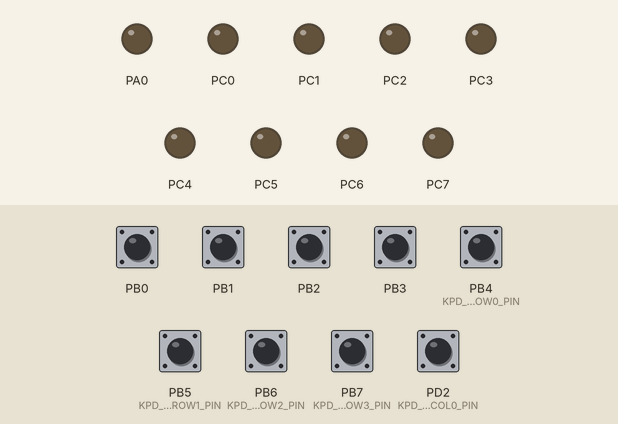
A program run on a simulated ATmega32, built with avr-gcc and emulated at 16 MHz. Shown: output pins drawn as LEDs (lit = HIGH). Inputs (shaded band) come from the test bench; at power-on: PB0–3, PB4 (KPD_u8ROW0_PIN), PB5 (KPD_u8ROW1_PIN), PB6 (KPD_u8ROW2_PIN), PB7 (KPD_u8ROW3_PIN), PD2 (KPD_u8COL0_PIN) HIGH. Pins used as bus, display or sensor lines are not drawn.

Above: at 1.2 s.
1.3 s: PB2 pulled LOW for 0.15 s
At 5.8 s:
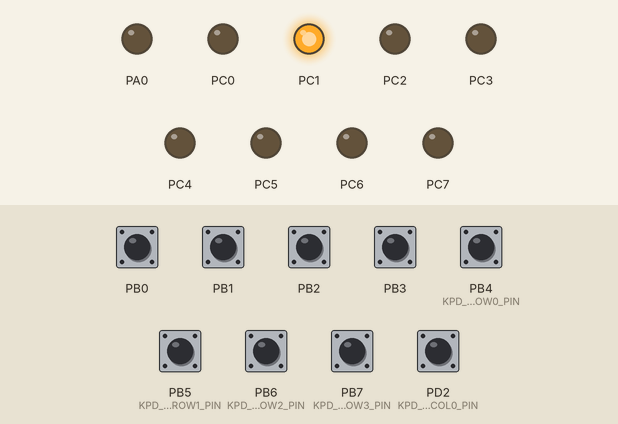
Timing chart, 0 to 7.3 s (numbered marks = the images above; inputs shaded):
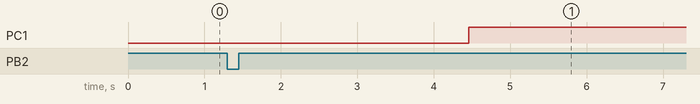

Measured:
- after the input at 1.3 s, PC1: LOW → HIGH after 3.2 s

The program:

main.c
```c
#include "STD_TYPES.h"
#include "bit_math.h"
#include "DIO_interface.h"
#include "PORT_interface.h"
#include "GIE_interface.h"
#include "EXTI_interface.h"
#include "CLCD_interface.h"
#include "KPD_interface.h"
#include "DC_MOTOR_interface.h"
#include "SWITCH_interface.h"
#include "LED_interface.h"
#include <util/delay.h>

void int2_func(void);
void int0_func(void);

uint8 counter=0;
switch_config_t switch1={
		.pin=DIO_u8PIN5,
		.port=DIO_u8PORTB,
		.pull=PULL_UP
};

button_state state;

uint8 x=1;
uint8 r=0;
uint8 y=1;
uint8 flag=1;
uint8 flag2=1;
uint8 countdelay=90;

void main(void)
{


	PORT_voidInit();
	CLCD_voidInit();

	EXTI_u8SetCallBack(INT2, &int2_func);
	EXTI_u8SetCallBack(INT0, &int0_func);

	EXTI_u8EnableIntChannel(INT2);
	EXTI_u8SetSenceCtrl(INT2,RISING_EDGE);
	EXTI_u8EnableIntChannel(INT0);
	EXTI_u8SetSenceCtrl(INT0,RISING_EDGE);
	GIE_voidEnableGlobal();

	uint8 Paddle_1 [8] =
	{
			0b00111,
			0b00111,
			0b00111,
			0b00111,
			0b00111,
			0b00111,
			0b00111,
			0b00111
	};

	uint8 BALL[8] =
	{
			0b00000,
			0b00000,
			0b00000,
			0b01111,
			0b01111,
			0b01111,
			0b00000,
			0b00000
	};
	sint8 i=1;

	switch_config_t switch1={
			.pin=DIO_u8PIN5,
			.port=DIO_u8PORTB,
			.pull=PULL_UP
	};

	while(1)
	{
		if(flag2==1)
		{
			CLCD_u8SendSpecialCharacter(1 , Paddle_1 , x , 16);
			if(y==1)
			{
				y=2;
			}
			else if(y==2)
			{
				y=1;
			}

			if(counter==1)
			{
				if(countdelay>30)
				{
					countdelay=(90-30*r);
					r++;
				}
				for(i=1;i<=15;i++)
				{
					CLCD_u8SendSpecialCharacter(1 , Paddle_1 , x , 16);

					CLCD_u8SendSpecialCharacter(2,BALL,y,i);

					_delay_ms(countdelay);


					SWITCH_u8GetState(&switch1,&state);
					if(state==BUTTON_PRESSED)
					{
						if(x==1)
						{
							CLCD_voidSendDataPos(x,16,' ');
							x=2;
						}
						else if(x==2)
						{
							CLCD_voidSendDataPos(x,16,' ');
							x=1;
						}
					}
					CLCD_voidSendDataPos(y,i,' ');

				}
				if(y!=x)
				{

					CLCD_voidSendCommand(CLCD_CLEAR);
					CLCD_voidSendStringPos(1,3,"Player 1 Won");
					DIO_u8SetPinValue(DIO_u8PORTC,DIO_u8PIN1,DIO_u8PIN_HIGH);

					flag=0;
					flag2=0;
				}
				else
				{
					DIO_u8SetPinValue(DIO_u8PORTC,DIO_u8PIN1,DIO_u8PIN_LOW);

				}
				if(flag==1)
				{
					for(i=15;i>=1;i--)
					{
						CLCD_u8SendSpecialCharacter(1 , Paddle_1 , x , 16);

						CLCD_u8SendSpecialCharacter(2,BALL,y,i);
						_delay_ms(countdelay);


						SWITCH_u8GetState(&switch1,&state);
						if(state==BUTTON_PRESSED)
						{
							if(x==1)
							{
								CLCD_voidSendDataPos(x,16,' ');
								x=2;
							}
							else if(x==2)
							{
								CLCD_voidSendDataPos(x,16,' ');
								x=1;
							}
						}
						CLCD_voidSendDataPos(y,i,' ');

					}

					if(i==0)
					{
						DIO_u8SetPinValue(DIO_u8PORTC,DIO_u8PIN0,DIO_u8PIN_HIGH);
					}
				}
			}
			counter=0;
			DIO_u8SetPinValue(DIO_u8PORTC,DIO_u8PIN0,DIO_u8PIN_LOW);


		}
	}
}


void int2_func(void)
{
	counter=1;

}
void int0_func(void)
{
	CLCD_voidSendCommand(CLCD_CLEAR);
	CLCD_voidSendStringPos(1,3,"Player 2 Won");


}
```

DC_MOTOR_interface.h
```c
/*
 * DC_MOTOR_interface.h
 *
 *  Created on: Nov 26, 2023
 *      Author: bagiz
 */

#ifndef DC_MOTOR_INTERFACE_H_
#define DC_MOTOR_INTERFACE_H_

typedef struct
{
	port_index port;
	pin_index  pin1;
	pin_index  pin2;

}motor_config;

ErrorState Motor_voidRotateCW(motor_config * Motor);
ErrorState Motor_voidRotateCCW(motor_config * Motor);
ErrorState Motor_voidStop(motor_config * Motor);

#endif /* DC_MOTOR_INTERFACE_H_ */
```

DC_MOTOR_prog.c
```c
/*
 * DC_MOTOR.c
 *
 *  Created on: Nov 26, 2023
 *      Author: bagiz
 */

#include "STD_TYPES.h"
#include "bit_math.h"
#include "DIO_interface.h"
#include "DC_MOTOR_interface.h"

/* This driver available to Motor connected to 2 relays		 H-bridge
 * 						and Motor connected to 4 transistors H-bridge
 */


ErrorState Motor_voidRotateCW(motor_config * Motor)
{
	ErrorState Local_u8ErrorState;


	if(NULL==Motor)
	{
		Local_u8ErrorState=NULL_PTR_ERR;
	}
	else
	{

		DIO_u8SetPinValue(Motor->port,Motor->pin2,DIO_u8PIN_LOW);
		DIO_u8SetPinValue(Motor->port,Motor->pin1,DIO_u8PIN_HIGH);
	}
	return Local_u8ErrorState;

}


ErrorState Motor_voidRotateCCW(motor_config * Motor)
{
	ErrorState Local_u8ErrorState;
	if(NULL==Motor)
	{
		Local_u8ErrorState=NULL_PTR_ERR;
	}
	else
	{
		DIO_u8SetPinValue(Motor->port,Motor->pin1,DIO_u8PIN_LOW);
		DIO_u8SetPinValue(Motor->port,Motor->pin2,DIO_u8PIN_HIGH);
	}

	return Local_u8ErrorState;
}

ErrorState Motor_voidStop(motor_config * Motor)
{
	ErrorState Local_u8ErrorState;
	if(NULL==Motor)
	{
		Local_u8ErrorState=NULL_PTR_ERR;
	}
	else
	{
		DIO_u8SetPinValue(Motor->port,Motor->pin1,DIO_u8PIN_LOW);
		DIO_u8SetPinValue(Motor->port,Motor->pin2,DIO_u8PIN_LOW);
	}
	return Local_u8ErrorState;

}
```

EXTI_interface.h
```c
/*
 * EXTI_interface.h
 *
 *  Created on: Dec 6, 2023
 *      Author: bagiz
 */

#ifndef EXTI_INTERFACE_H_
#define EXTI_INTERFACE_H_

typedef enum
{
	INT0,
	INT1,
	INT2
}IntChannel_t;

typedef enum
{
	LOW_LEVEL, ON_CHAGNE ,FALLING_EDGE , RISING_EDGE

}SenceCtrl_t;


void EXTI_voidInit(void);

uint8 EXTI_u8SetSenceCtrl(IntChannel_t Copy_IntCh, SenceCtrl_t Copy_SenceCtrl);

uint8 EXTI_u8EnableIntChannel(IntChannel_t Copy_IntCh);
uint8 EXTI_u8DisableIntChannel(IntChannel_t Copy_IntCh);

uint8 EXTI_u8SetCallBack(IntChannel_t Copy_IntCh ,void (*Copy_pvCallBackFunc)(void) );


#endif /* EXTI_INTERFACE_H_ */
```

EXTI_prog.c
```c
/*
 * EXTI_prog.c
 *
 *  Created on: Dec 6, 2023
 *      Author: bagiz
 */


#include "STD_TYPES.h"
#include "bit_math.h"
#include "ErrType.h"

#include "EXTI_register.h"
#include "EXTI_private.h"
#include "EXTI_interface.h"
#include "EXTI_cfg.h"


static void (*EXTI_pvCallBack[3])(void) = {0} ;


void EXTI_voidInit(void)
{

#if INT0_SENCE_CTRL == EXTI_LOW_LEVEL
	CLR_BIT(MCUCR,MCUCR_ISC00);
	CLR_BIT(MCUCR,MCUCR_ISC01);

#elif INT0_SENCE_CTRL == EXTI_ON_CHANGE

	SET_BIT(MCUCR,MCUCR_ISC00);
	CLR_BIT(MCUCR,MCUCR_ISC01);

#elif INT0_SENCE_CTRL == EXTI_FALLING_EDGE
	CLR_BIT(MCUCR,MCUCR_ISC00);
	SET_BIT(MCUCR,MCUCR_ISC01);

#elif INT0_SENCE_CTRL == EXTI_RISING_EDGE
	SET_BIT(MCUCR,MCUCR_ISC00);
	SET_BIT(MCUCR,MCUCR_ISC01);

#else
	#error Wrong INT0_SENCE_CTRL Configuration option

#endif


#if INT1_SENCE_CTRL == EXTI_LOW_LEVEL
	CLR_BIT(MCUCR,MCUCR_ISC10);
	CLR_BIT(MCUCR,MCUCR_ISC11);

#elif INT1_SENCE_CTRL ==EXTI_ON_CHANGE

	SET_BIT(MCUCR,MCUCR_ISC10);
	CLR_BIT(MCUCR,MCUCR_ISC01);

#elif INT1_SENCE_CTRL == EXTI_FALLING_EDGE
	CLR_BIT(MCUCR,MCUCR_ISC10);
	SET_BIT(MCUCR,MCUCR_ISC11);

#elif INT1_SENCE_CTRL == EXTI_RISING_EDGE
	SET_BIT(MCUCR,MCUCR_ISC10);
	SET_BIT(MCUCR,MCUCR_ISC11);

#else
	#error Wrong INT1_SENCE_CTRL Configuration option

#endif


#if INT1_SENCE_CTRL == EXTI_FALLING_EDGE
	CLR_BIT(MCUCSR,MCUCSR_ISC2);

#elif INT1_SENCE_CTRL == EXTI_RISING_EDGE
	SET_BIT(MCUCSR,MCUCSR_ISC2);

#else
	#error Wrong INT1_SENCE_CTRL Configuration option

#endif

#if INT0_INIT_STATE == DISABLED

#elif INT0_INIT_STATE == ENABLED

#else
	#error Wrong INT0_INIT_STATE Configuration option

#endif


#if INT0_INIT_STATE == DISABLED
	CLR_BIT(GICR , GICR_INT0);
#elif INT0_INIT_STATE == ENABLED
	SET_BIT(GICR , GICR_INT0);

#else
	#error Wrong INT0_INIT_STATE Configuration option

#endif


#if INT1_INIT_STATE == DISABLED
	CLR_BIT(GICR , GICR_INT1);

#elif INT1_INIT_STATE == ENABLED
	SET_BIT(GICR , GICR_INT1);

#else
	#error Wrong INT0_INIT_STATE Configuration option

#endif

#if INT2_INIT_STATE == DISABLED
	CLR_BIT(GICR , GICR_INT2);

#elif INT2_INIT_STATE == ENABLED
	SET_BIT(GICR , GICR_INT2);

#else
	#error Wrong INT0_INIT_STATE Configuration option

#endif


}
uint8 EXTI_u8SetSenceCtrl(IntChannel_t Copy_IntCh, SenceCtrl_t Copy_SenceCtrl)
{
	ErrorState Local_u8ErrorState ;

	if(Copy_IntCh == INT0 )
	{
		switch(Copy_SenceCtrl)
		{
		case LOW_LEVEL:	 CLR_BIT(MCUCR,MCUCR_ISC00); CLR_BIT(MCUCR,MCUCR_ISC01); break;
		case ON_CHAGNE:	 SET_BIT(MCUCR,MCUCR_ISC00); CLR_BIT(MCUCR,MCUCR_ISC01); break;
		case FALLING_EDGE : CLR_BIT(MCUCR,MCUCR_ISC00); SET_BIT(MCUCR,MCUCR_ISC01); break;
		case RISING_EDGE :  SET_BIT(MCUCR,MCUCR_ISC00); SET_BIT(MCUCR,MCUCR_ISC01); break;

		default : Local_u8ErrorState = NOT_OK;
		}
	}
	else if (Copy_IntCh == INT1 )
	{
		switch(Copy_SenceCtrl)
		{
		case LOW_LEVEL:	 CLR_BIT(MCUCR,MCUCR_ISC11); CLR_BIT(MCUCR,MCUCR_ISC10); break;
		case ON_CHAGNE:	 CLR_BIT(MCUCR,MCUCR_ISC11); SET_BIT(MCUCR,MCUCR_ISC10); break;
		case FALLING_EDGE : SET_BIT(MCUCR,MCUCR_ISC11); CLR_BIT(MCUCR,MCUCR_ISC10); break;
		case RISING_EDGE :  SET_BIT(MCUCR,MCUCR_ISC11); SET_BIT(MCUCR,MCUCR_ISC10); break;


		default : Local_u8ErrorState = NOT_OK;
		}
	}
	else if (Copy_IntCh == INT2 )
	{
		switch(Copy_SenceCtrl)
		{
		case FALLING_EDGE : CLR_BIT(MCUCSR,MCUCSR_ISC2); break;
		case RISING_EDGE :  SET_BIT(MCUCSR,MCUCSR_ISC2);  break;

		default : Local_u8ErrorState = NOT_OK;

		}

	}
	return Local_u8ErrorState;

}


uint8 EXTI_u8EnableIntChannel(IntChannel_t Copy_IntCh)
{
	ErrorState Local_u8ErrorState;

	switch (Copy_IntCh)
	{
	case INT0: SET_BIT(GICR , GICR_INT0);  break;
	case INT1: SET_BIT(GICR , GICR_INT1);   break;
	case INT2: SET_BIT(GICR , GICR_INT2);   break;

	default:  Local_u8ErrorState=NOT_OK;  break;

	}

	return Local_u8ErrorState;
}
uint8 EXTI_u8DisableIntChannel(IntChannel_t Copy_IntCh)
{
	ErrorState Local_u8ErrorState;

	switch (Copy_IntCh)
	{
	case INT0: CLR_BIT(GICR , GICR_INT0);  break;
	case INT1: CLR_BIT(GICR , GICR_INT1);   break;
	case INT2: CLR_BIT(GICR , GICR_INT2);   break;

	default: Local_u8ErrorState=NOT_OK;  break;

	}

	return Local_u8ErrorState;

}

uint8 EXTI_u8SetCallBack(IntChannel_t Copy_IntCh ,void (*Copy_pvCallBackFunc)(void) )
{
	ErrorState Local_u8ErrorState = OK ;

	if(Copy_pvCallBackFunc != NULL && (Copy_IntCh >= INT0 && Copy_IntCh <= INT2 ))
	{

		EXTI_pvCallBack[Copy_IntCh] = Copy_pvCallBackFunc;

	}
	else
	{
		Local_u8ErrorState=NULL_PTR_ERR;
	}
	return Local_u8ErrorState;
}

/*INT0 ISR*/
__attribute__ ((signal)) void __vector_1(void);
void __vector_1(void)
{
	if(EXTI_pvCallBack[INT0] != NULL)
	{
		EXTI_pvCallBack[INT0]();
	}


}

/*INT1 ISR*/
__attribute__ ((signal)) void __vector_2(void);
void __vector_2(void)
{
	if(EXTI_pvCallBack[INT1] != NULL)
	{
		EXTI_pvCallBack[INT1]();
	}

}

/*INT2 ISR*/
__attribute__ ((signal)) void __vector_3(void);
void __vector_3(void)
{
	if(EXTI_pvCallBack[INT2] != NULL)
	{
		EXTI_pvCallBack[INT2]();
	}

}
```

ErrType.h
```c
#ifndef ERRTYPE_H_
#define ERRTYPE_H_

#define NULL               ((void *)0)

typedef enum
{

	OK,
	NOT_OK,
	NULL_PTR_ERR

}ErrorState;


#endif
```

GIE_interface.h
```c
/*
 * GIE_interface.h
 *
 *  Created on: Dec 6, 2023
 *      Author: bagiz
 */

#ifndef GIE_INTERFACE_H_
#define GIE_INTERFACE_H_

void GIE_voidEnableGlobal(void);
void GIE_voidDisableGlobal(void);


#endif /* GIE_INTERFACE_H_ */
```

GIE_prog.c
```c
/*
 * GIE_prog.c
 *
 *  Created on: Dec 6, 2023
 *      Author: bagiz
 */

#include "STD_TYPES.h"
#include "bit_math.h"

#include "GIE_register.h"
#include "GIE_interface.h"


void GIE_voidEnableGlobal(void)
{

	__asm volatile ("SEI");

}
void GIE_voidDisableGlobal(void)
{

	__asm volatile ("CLI");
}
```

KPD_interface.h
```c
/*
 * KPD_interface.h
 *
 *  Created on: Nov 18, 2023
 *      Author: bagiz
 */

#ifndef KPD_INTERFACE_H_
#define KPD_INTERFACE_H_

uint8 KPD_8uGetPressedKey(void);

#endif /* KPD_INTERFACE_H_ */
```

KPD_prog.c
```c
/*
 * KPD_prog.c
 *
 *  Created on: Nov 18, 2023
 *      Author: bagiz
 */

#include "ErrType.h"
#include "STD_TYPES.h"

#include "DIO_interface.h"

#include "KPD_interface.h"
#include "KPD_config.h"
#include "KPD_private.h"


uint8 KPD_8uGetPressedKey(void)
{
	uint8 Local_u8ColIdx,Local_u8RowIdx ,Local_u8PinState, Local_u8PressedKey=KPD_u8_NoPressedVal;


	uint8 Local_au8ColArr[COL_NUM]={KPD_u8COL0_PIN,KPD_u8COL1_PIN,KPD_u8COL2_PIN,KPD_u8COL3_PIN};
	uint8 Local_au8ROWArr[ROW_NUM]={KPD_u8ROW0_PIN,KPD_u8ROW1_PIN,KPD_u8ROW2_PIN,KPD_u8ROW3_PIN};

	uint8 Local_au8KPDARR[ROW_NUM][COL_NUM]=KPD_au8_BUTTON_ARR;

	for(Local_u8ColIdx=0u ; Local_u8ColIdx < COL_NUM ; Local_u8ColIdx++)
	{
		DIO_u8SetPinValue(KPD_u8COL_PORT,Local_au8ColArr[Local_u8ColIdx],DIO_u8PIN_LOW);


		for(Local_u8RowIdx=0u ; Local_u8RowIdx < ROW_NUM ; Local_u8RowIdx++)
		{
			DIO_u8ReadPinValue(KPD_u8ROW_PORT,Local_au8ROWArr[Local_u8RowIdx], &Local_u8PinState);

			if(Local_u8PinState==DIO_u8PIN_LOW)
			{
				Local_u8PressedKey=Local_au8KPDARR[Local_u8RowIdx][Local_u8ColIdx];

				//while(!DIO_u8ReadPinValue(KPD_u8COL_PORT,Local_au8ColArr[Local_u8RowIdx], &Local_u8PinState));


				 while(Local_u8PinState==DIO_u8PIN_LOW)
				 {
						DIO_u8ReadPinValue(KPD_u8ROW_PORT,Local_au8ROWArr[Local_u8RowIdx], &Local_u8PinState);
				 }


				return Local_u8PressedKey;

			}

		}

		DIO_u8SetPinValue(KPD_u8COL_PORT,Local_au8ColArr[Local_u8ColIdx],DIO_u8PIN_HIGH);
	}


	return Local_u8PressedKey;


}
```

LED_interface.h
```c
/*
 * LED_interface.h
 *
 *  Created on: Nov 5, 2023
 *      Author: bagiz
 */

#ifndef LED_INTERFACE_H_
#define LED_INTERFACE_H_

#define ACT_HIGH  1
#define ACT_LOW   0

typedef struct {

	port_index port;
	pin_index  pin;
	uint8 	   ActiveType;

}led_config_t;

ErrorState LED_u8SetON(const led_config_t * led_obj);
ErrorState LED_u8SetOFF(const led_config_t * led_obj);
ErrorState LED_u8SetToggle(const led_config_t * led_obj);


#endif /* LED_INTERFACE_H_ */
```

LED_prog.c
```c
/*
 * LED_prog.c
 *
 *  Created on: Nov 5, 2023
 *      Author: bagiz
 */

#include "STD_TYPES.h"
#include "bit_math.h"
#include "DIO_reg.h"
#include "DIO_interface.h"
#include "LED_interface.h"
#include <util/delay.h>


ErrorState LED_u8SetON(const led_config_t * led_obj)
{
	ErrorState Local_u8ErrorState;
	if(NULL==led_obj)
	{
		Local_u8ErrorState=NULL_PTR_ERR;
	}
	else
	{
		if(led_obj->ActiveType==ACT_HIGH)
		DIO_u8SetPinValue(led_obj->port,led_obj->pin,DIO_u8PIN_HIGH);

		else if(led_obj->ActiveType==ACT_LOW)
		DIO_u8SetPinValue(led_obj->port,led_obj->pin,DIO_u8PIN_LOW);
	}
	return Local_u8ErrorState;
}


ErrorState LED_u8SetOFF(const led_config_t * led_obj)
{
	ErrorState Local_u8ErrorState;
	if(NULL==led_obj)
	{
		Local_u8ErrorState=NULL_PTR_ERR;
	}
	else
	{
		if(led_obj->ActiveType==ACT_HIGH)
		DIO_u8SetPinValue(led_obj->port,led_obj->pin,DIO_u8PIN_LOW);

		else if(led_obj->ActiveType==ACT_LOW)
		DIO_u8SetPinValue(led_obj->port,led_obj->pin,DIO_u8PIN_HIGH);
	}
	return Local_u8ErrorState;
}


ErrorState LED_u8SetToggle(const led_config_t * led_obj)
{
	ErrorState Local_u8ErrorState;
	if(NULL==led_obj)
	{
		Local_u8ErrorState=NULL_PTR_ERR;
	}
	else
	{
		DIO_u8TogglePinValue(led_obj->port,led_obj->pin);
	}
	return Local_u8ErrorState;
}
```

SWITCH_interface.h
```c
/*
 * SWITCH_interface.h
 *
 *  Created on: Nov 5, 2023
 *      Author: bagiz
 */

#ifndef SWITCH_INTERFACE_H_
#define SWITCH_INTERFACE_H_

typedef enum{

	BUTTON_PRESSED=0,
	BUTTON_RELEASED
}button_state;

typedef enum{

	PULL_UP=0,
	PULL_DOWN
}pull_t;


typedef struct
{

	port_index port;
	pin_index  pin;
	pull_t     pull;

}switch_config_t;

//ErrorState SWITCH_u8Init(const switch_config_t * switch_obj );
ErrorState SWITCH_u8GetState(const switch_config_t * switch_obj , uint8 *State);

#endif /* SWITCH_INTERFACE_H_ */
```

SWITCH_prog.c
```c
/*
 * SWITCH_prog.c
 *
 *  Created on: Nov 5, 2023
 *      Author: bagiz
 */

#include "STD_TYPES.h"
#include "bit_math.h"
#include "DIO_interface.h"
#include "SWITCH_interface.h"


ErrorState SWITCH_u8GetState(const switch_config_t * switch_obj , uint8 *Copy_u8State)
{
	ErrorState Local_u8ErrorState;
	if(switch_obj == NULL || Copy_u8State == NULL)
	{
		Local_u8ErrorState=NULL_PTR_ERR;
	}
	else
	{
		DIO_u8ReadPinValue(switch_obj->port,switch_obj->pin,Copy_u8State);

		if(switch_obj->pull==PULL_UP)
		{
			if(*Copy_u8State==DIO_u8PIN_LOW)
			{
				*Copy_u8State=BUTTON_PRESSED;
			}
			else if(*Copy_u8State==DIO_u8PIN_HIGH)
			{
				*Copy_u8State=BUTTON_RELEASED;
			}
		}

		else if (switch_obj->pull==PULL_DOWN)
		{

			if(*Copy_u8State==DIO_u8PIN_HIGH)
			{
				*Copy_u8State=BUTTON_PRESSED;
			}

			else if(*Copy_u8State==DIO_u8PIN_LOW)
			{
				*Copy_u8State=BUTTON_RELEASED;
			}
		}

	}

	return Local_u8ErrorState;
}
```

CLCD_config.h
```c
/*
 * CLCD_config.h
 *
 *  Created on: Oct 31, 2023
 *      Author: bagiz
 */


#ifndef CLCD_CONFIG_H_
#define CLCD_CONFIG_H_


#define CLCD_u8BIT_MODE		FOUR_BIT

/*Configure whether the CLCD RW pin is connected to a DIO  pin or directly the ground ,options */
#define CLCD_u8RW_CONN_STS  GND_CONNECTED

#define CLCD_u8DATA_PORT    DIO_u8PORTA

#define CLCD_u8CTRL_PORT    DIO_u8PORTA

#define CLCD_u8RS_PIN       DIO_u8PIN1

#if CLCD_u8RW_CONN_STS==DIO_CONNECTED
#define CLCD_u8RW_PIN		DIO_u8PIN7
#endif


#define CLCD_u8E_PIN		DIO_u8PIN2


#if CLCD_u8BIT_MODE ==	   FOUR_BIT
#define  CLCD_u8D4_PIN  DIO_u8PIN3
#define  CLCD_u8D5_PIN  DIO_u8PIN4
#define  CLCD_u8D6_PIN  DIO_u8PIN5
#define  CLCD_u8D7_PIN  DIO_u8PIN6
#endif


#endif /* CLCD_CONFIG_H_ */
```

EXTI_cfg.h
```c
/*
 * EXTI_cfg.h
 *
 *  Created on: Dec 6, 2023
 *      Author: bagiz
 */

#ifndef EXTI_CFG_H_
#define EXTI_CFG_H_


#define INT0_SENCE_CTRL		EXTI_RISING_EDGE
#define INT1_SENCE_CTRL		EXTI_FALLING_EDGE
#define INT2_SENCE_CTRL		EXTI_RISING_EDGE


/* Configure the initial state if INT0 channel , options are :
 * 															1- ENABLED
 * 															2- Disabled
 */
#define INT0_INIT_STATE								ENABLED

/* Configure the initial state if INT1 channel , options are :
 * 															1- ENABLED
 * 															2- Disabled
 */

#define INT1_INIT_STATE								DISABLED

/* Configure the initial state if INT2 channel , options are :
 * 															1- ENABLED
 * 															2- Disabled
 */

#define INT2_INIT_STATE								ENABLED

#endif /* EXTI_CFG_H_ */
```

KPD_config.h
```c
/*
 * KPD_config.h
 *
 *  Created on: Nov 18, 2023
 *      Author: bagiz
 */

#ifndef KPD_CONFIG_H_
#define KPD_CONFIG_H_

#define KPD_u8COL_PORT			DIO_u8PORTD
#define KPD_u8ROW_PORT			DIO_u8PORTB


#define KPD_u8COL0_PIN			DIO_u8PIN2
#define KPD_u8COL1_PIN			DIO_u8PIN3
#define KPD_u8COL2_PIN			DIO_u8PIN4
#define KPD_u8COL3_PIN			DIO_u8PIN5

#define KPD_u8ROW0_PIN          DIO_u8PIN4
#define KPD_u8ROW1_PIN          DIO_u8PIN5
#define KPD_u8ROW2_PIN          DIO_u8PIN6
#define KPD_u8ROW3_PIN          DIO_u8PIN7


#define KPD_au8_BUTTON_ARR		{{'7','8','9','/'} ,{'4','5','6','*'} ,{'1','2','3','-'} ,{'C','0','=','+'}}


#define KPD_u8_NoPressedVal    0xff

#endif /* KPD_CONFIG_H_ */
```

DIO_config.h
```c
/*
 * DIO_config.h
 *
 *  Created on: Oct 27, 2023
 *      Author: bagiz
 */

#ifndef DIO_CONFIG_H_
#define DIO_CONFIG_H_


#endif /* DIO_CONFIG_H_ */
```

Source omitted: CLCD_interface.h (1168 bytes), CLCD_prog.c (5436 bytes), CLCD_private.h (1613 bytes), DIO_interface.h (1272 bytes), DIO_prog.c (4669 bytes), DIO_reg.h (576 bytes), EXTI_private.h (328 bytes), EXTI_register.h (505 bytes), GIE_register.h (209 bytes), KPD_private.h (200 bytes), PORT_config.h (2700 bytes), PORT_interface.h (193 bytes) and 5 more
